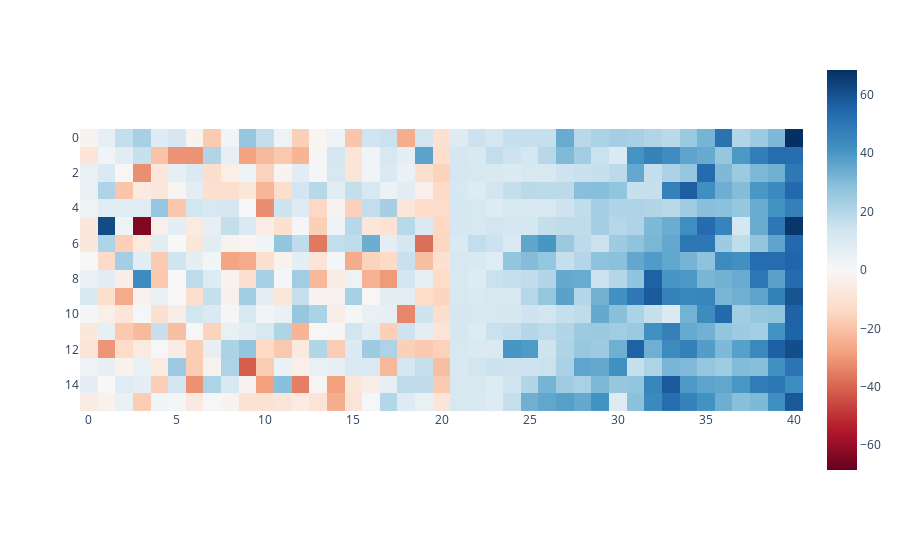
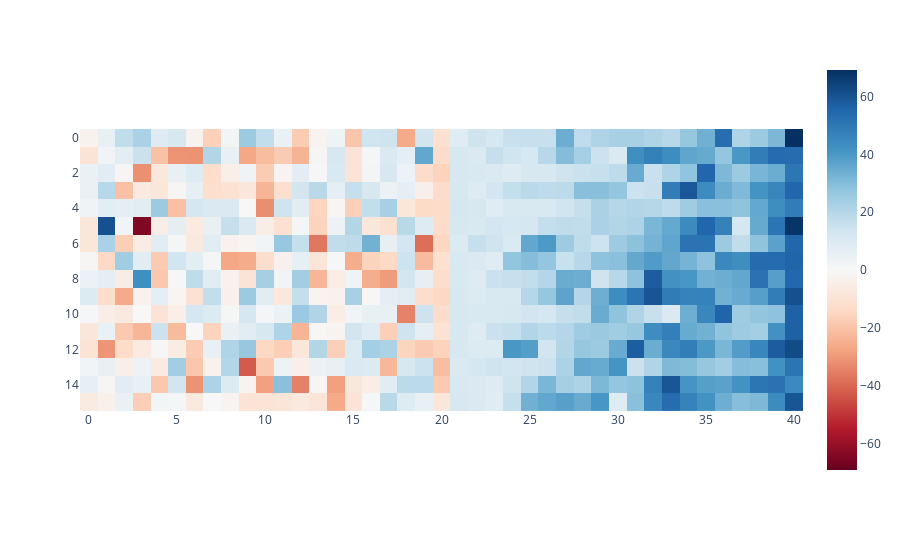
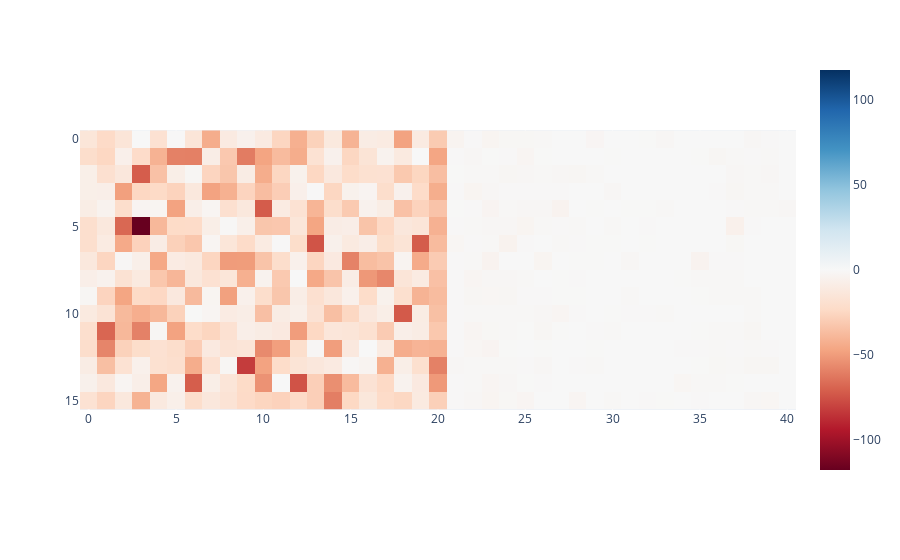

Notebook source saved alongside these figures, in order:
### Code cell
px.imshow(to_numpy(example_logits[:, :-1].gather(-1, example_tokens[:, 1:, None])[..., 0]), color_continuous_midpoint=0.0, color_continuous_scale='RdBu', ).show()
px.imshow(to_numpy((example_logits - example_logits.mean(-1, keepdim=True))[:, :-1].gather(-1, example_tokens[:, 1:, None])[..., 0]), color_continuous_midpoint=0.0, color_continuous_scale='RdBu', ).show()
px.imshow(to_numpy(F.log_softmax(example_logits, dim=-1)[:, :-1].gather(-1, example_tokens[:, 1:, None])[..., 0]), color_continuous_midpoint=0.0, color_continuous_scale='RdBu', )

### Figure 1 — Plotly figure (JSON) as saved in the notebook; plotly's stock layout.template omitted (floating-point values rounded to 4 significant figures; data arrays with more than 128 entries replaced by an {"elided": "..."} marker saying what was removed)
{"data": [{"coloraxis": "coloraxis", "hovertemplate": "x: %{x}<br>y: %{y}<br>color: %{z}<extra></extra>", "name": "0", "type": "heatmap", "xaxis": "x", "yaxis": "y", "z": {"elided": "16x41 float values"}}], "layout": {"coloraxis": {"cmid": 0, "colorscale": [[0, "rgb(103,0,31)"], [0.1, "rgb(178,24,43)"], [0.2, "rgb(214,96,77)"], [0.3, "rgb(244,165,130)"], [0.4, "rgb(253,219,199)"], [0.5, "rgb(247,247,247)"], [0.6, "rgb(209,229,240)"], [0.7, "rgb(146,197,222)"], [0.8, "rgb(67,147,195)"], [0.9, "rgb(33,102,172)"], [1, "rgb(5,48,97)"]]}, "margin": {"t": 60}, "xaxis": {"anchor": "y", "constrain": "domain", "domain": [0, 1], "scaleanchor": "y"}, "yaxis": {"anchor": "x", "autorange": "reversed", "constrain": "domain", "domain": [0, 1]}}}

### Figure 2 — Plotly figure (JSON) as saved in the notebook; plotly's stock layout.template omitted (floating-point values rounded to 4 significant figures; data arrays with more than 128 entries replaced by an {"elided": "..."} marker saying what was removed)
{"data": [{"coloraxis": "coloraxis", "hovertemplate": "x: %{x}<br>y: %{y}<br>color: %{z}<extra></extra>", "name": "0", "type": "heatmap", "xaxis": "x", "yaxis": "y", "z": {"elided": "16x41 float values"}}], "layout": {"coloraxis": {"cmid": 0, "colorscale": [[0, "rgb(103,0,31)"], [0.1, "rgb(178,24,43)"], [0.2, "rgb(214,96,77)"], [0.3, "rgb(244,165,130)"], [0.4, "rgb(253,219,199)"], [0.5, "rgb(247,247,247)"], [0.6, "rgb(209,229,240)"], [0.7, "rgb(146,197,222)"], [0.8, "rgb(67,147,195)"], [0.9, "rgb(33,102,172)"], [1, "rgb(5,48,97)"]]}, "margin": {"t": 60}, "xaxis": {"anchor": "y", "constrain": "domain", "domain": [0, 1], "scaleanchor": "y"}, "yaxis": {"anchor": "x", "autorange": "reversed", "constrain": "domain", "domain": [0, 1]}}}

### Figure 3 — Plotly figure (JSON) as saved in the notebook; plotly's stock layout.template omitted (floating-point values rounded to 4 significant figures; data arrays with more than 128 entries replaced by an {"elided": "..."} marker saying what was removed)
{"data": [{"coloraxis": "coloraxis", "hovertemplate": "x: %{x}<br>y: %{y}<br>color: %{z}<extra></extra>", "name": "0", "type": "heatmap", "xaxis": "x", "yaxis": "y", "z": {"elided": "16x41 float values"}}], "layout": {"coloraxis": {"cmid": 0, "colorscale": [[0, "rgb(103,0,31)"], [0.1, "rgb(178,24,43)"], [0.2, "rgb(214,96,77)"], [0.3, "rgb(244,165,130)"], [0.4, "rgb(253,219,199)"], [0.5, "rgb(247,247,247)"], [0.6, "rgb(209,229,240)"], [0.7, "rgb(146,197,222)"], [0.8, "rgb(67,147,195)"], [0.9, "rgb(33,102,172)"], [1, "rgb(5,48,97)"]]}, "margin": {"t": 60}, "xaxis": {"anchor": "y", "constrain": "domain", "domain": [0, 1], "scaleanchor": "y"}, "yaxis": {"anchor": "x", "autorange": "reversed", "constrain": "domain", "domain": [0, 1]}}}
